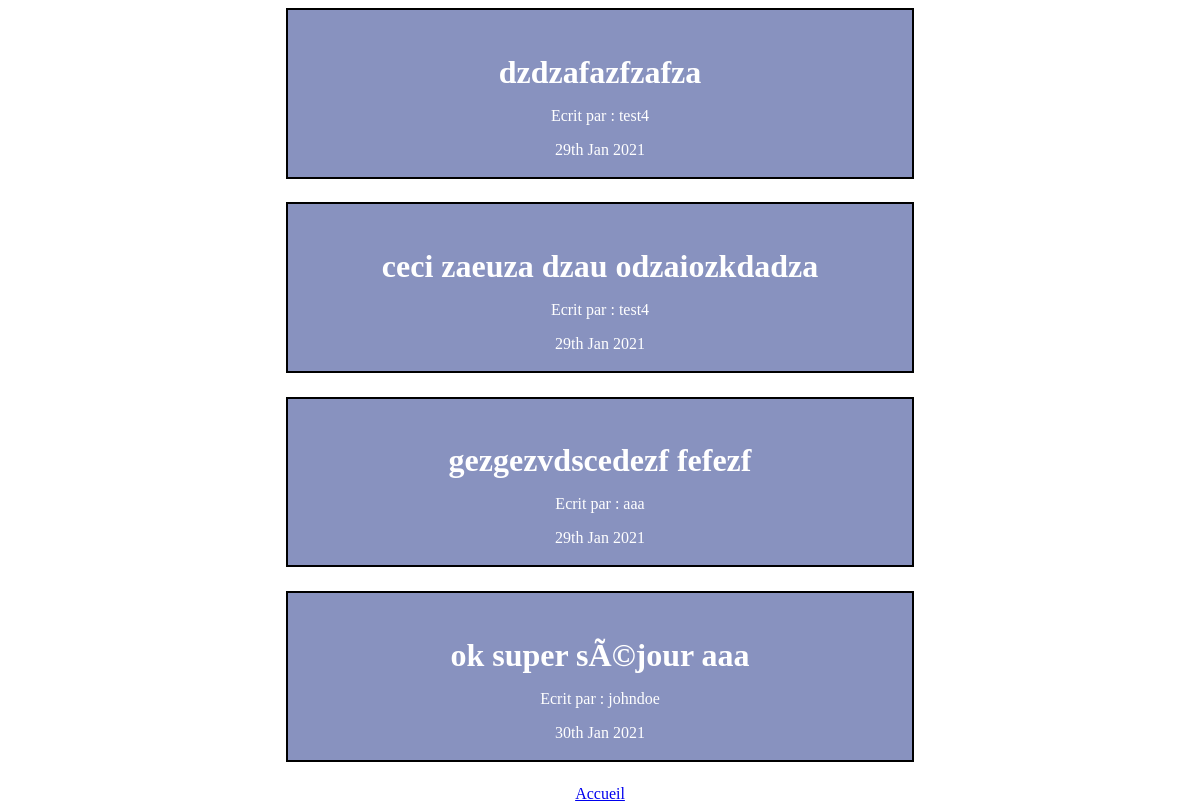
/pages/livre-or.php, run on the app's committed database.
### tables this page shows
CREATE TABLE IF NOT EXISTS `commentaires` (
  `id` int(11) NOT NULL AUTO_INCREMENT,
  `commentaire` text NOT NULL,
  `id_utilisateur` int(11) NOT NULL,
  `date` datetime NOT NULL,
  PRIMARY KEY (`id`)
);

CREATE TABLE IF NOT EXISTS `utilisateurs` (
  `id` int(11) NOT NULL AUTO_INCREMENT,
  `login` varchar(255) NOT NULL,
  `password` varchar(255) NOT NULL,
  PRIMARY KEY (`id`)
);

### pages/livre-or.php (the view, shortened to what this page needs)
<!DOCTYPE html>
<html>
	<head>
		<link rel="stylesheet" type='text/css' href="../css/livreor.css?v=<?php echo time(); ?>">
	</head>
    <body id="body_livre">
        <?php
        $req=$_SESSION['db']->query("SELECT `commentaire`, `id_utilisateur`, DATE_FORMAT(`date`, '%D %b %Y') as `date` FROM `commentaires` ORDER BY `date`");
        $j=$req->rowCount();
        $result=$req->fetchAll();
        for($i=0;$i<$j;$i++){
            $id=$result[$i]['id_utilisateur'];
            $req=$_SESSION['db']->query("SELECT `login` FROM `utilisateurs` WHERE `id`='$id'");
            $login=$req->fetch(PDO::FETCH_ASSOC);
            ?><div class="mess_livreor">
                <p><?php echo $result[$i]['commentaire'];?></p>
                <p><?php echo"Ecrit par : " . $login['login'];?></p>
                <p><?php echo $result[$i]['date'];?></p>
            </div><?php
        }
        ?>
        <a href="../index.php">Accueil</a>
    </body>
</html>

### css/livreor.css (style rules this page uses)
#body_livre { display: -webkit-box; display: -ms-flexbox; display: flex; -webkit-box-orient: vertical; -webkit-box-direction: normal; -ms-flex-direction: column; flex-direction: column; -webkit-box-pack: center; -ms-flex-pack: center; justify-content: center; -webkit-box-align: center; -ms-flex-align: center; align-items: center; }
.mess_livreor { margin-bottom: 2%; background: #8892BF; border: 2px solid black; width: 50vw; margin-left: auto; margin-right: auto; text-align: center; color: white; padding: 1%; }
.mess_livreor p { margin-bottom: 1%; }
.mess_livreor p:first-of-type { font-size: 2em; font-weight: bold; font-family: Cambria, Cochin, Georgia, Times, 'Times New Roman', serif; }

### data on the page
commentaires: commentaire "dzdzafazfzafza", id_utilisateur.login "test4", date "29th Jan 2021"
commentaires: commentaire "ceci zaeuza dzau odzaiozkdadza", id_utilisateur.login "test4", date "29th Jan 2021"
commentaires: commentaire "gezgezvdscedezf fefezf", id_utilisateur.login "aaa", date "29th Jan 2021"
commentaires: commentaire "ok super sÃ©jour aaa", id_utilisateur.login "johndoe", date "30th Jan 2021"
